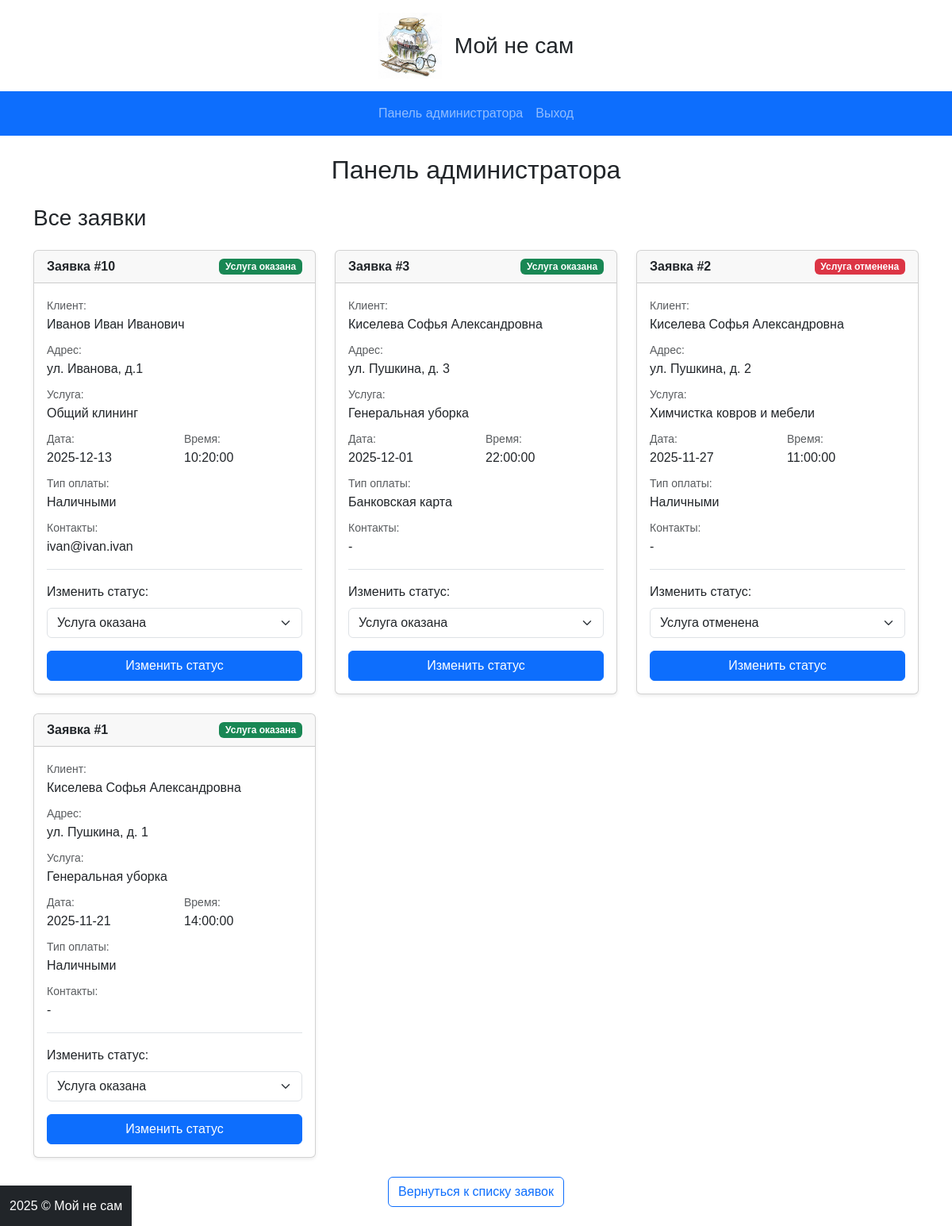
Screenshot of /Moy_Ne_Sam/admin.php (signed in) with the database file from the repository.
### tables this page shows
CREATE TABLE `service` (
  `id_service` int(1) NOT NULL,
  `address` text NOT NULL,
  `user_id` int(1) NOT NULL,
  `service_type_id` int(1) NOT NULL,
  `data` date NOT NULL,
  `time` time NOT NULL,
  `pay_type_id` int(1) NOT NULL,
  `status_id` int(1) NOT NULL,
  `reason_cancel` text DEFAULT NULL
);

CREATE TABLE `status` (
  `id_status` int(1) NOT NULL,
  `name_status` varchar(15) NOT NULL
);

CREATE TABLE `user` (
  `id_user` int(1) NOT NULL,
  `surname` varchar(50) NOT NULL,
  `name` varchar(50) NOT NULL,
  `otchestvo` varchar(50) NOT NULL,
  `phone` bigint(11) NOT NULL,
  `email` varchar(50) NOT NULL,
  `username` varchar(50) NOT NULL,
  `password` varchar(50) NOT NULL,
  `user_type_id` int(1) NOT NULL
);

CREATE TABLE `service_type` (
  `id_service_type` int(1) NOT NULL,
  `name_service` varchar(25) NOT NULL
);

CREATE TABLE `pay_type` (
  `id_pay_type` int(1) NOT NULL,
  `name_pay` varchar(16) NOT NULL
);

### Moy_Ne_Sam/admin.php (the view, shortened to what this page needs)
<?php
require_once "db/db.php";
$services_query = "SELECT s.*, u.surname, u.name, u.otchestvo, st.name_service, p.name_pay, ss.name_status, ss.id_status
                   FROM service s
                   LEFT JOIN user u ON s.user_id = u.id_user
                   LEFT JOIN service_type st ON s.service_type_id = st.id_service_type
                   LEFT JOIN pay_type p ON s.pay_type_id = p.id_pay_type
                   LEFT JOIN status ss ON s.status_id = ss.id_status
                   ORDER BY s.data DESC, s.time DESC";
$services_result = mysqli_query($db, $services_query);
$statuses_query = mysqli_query($db, "SELECT * FROM status");
$statuses = [];
while ($row = mysqli_fetch_assoc($statuses_query)) {
    $statuses[$row['id_status']] = $row;
}
?>
<h2 class="h3 mb-4">Все заявки</h2>
<?php if ($services_result && mysqli_num_rows($services_result) > 0): ?>
    <div class="row row-cols-1 row-cols-md-2 row-cols-lg-3 g-4">
        <?php while ($service = mysqli_fetch_assoc($services_result)): ?>
            <?php
            $status_color = '';
            $status_id = $service['id_status'];
            if ($status_id == 1) {
                $status_color = 'bg-secondary';
            } elseif ($status_id == 2) {
                $status_color = 'bg-success';
            } elseif ($status_id == 3) {
                $status_color = 'bg-danger';
            }
            ?>
            <div class="col">
                <div class="card h-100 shadow-sm">
                    <div class="card-header">
                        <div class="d-flex justify-content-between align-items-center">
                            <strong>Заявка #<?= $service['id_service'] ?></strong>
                            <span class="badge <?= $status_color ?>"><?= htmlspecialchars($service['name_status']) ?></span>
                        </div>
                    </div>
                    <div class="card-body">
                        <div class="mb-2">
                            <small class="text-muted">Клиент:</small>
                            <p class="mb-0"><?= htmlspecialchars($service['surname'] . ' ' . $service['name'] . ' ' . $service['otchestvo']) ?></p>
                        </div>
                        <div class="mb-2">
                            <small class="text-muted">Адрес:</small>
                            <p class="mb-0"><?= htmlspecialchars($service['address']) ?></p>
                        </div>
                        <div class="mb-2">
                            <small class="text-muted">Услуга:</small>
                            <p class="mb-0"><?= htmlspecialchars($service['name_service']) ?></p>
                        </div>
                        <div class="row mb-2">
                            <div class="col-6">
                                <small class="text-muted">Дата:</small>
                                <p class="mb-0"><?= htmlspecialchars($service['data']) ?></p>
                            </div>
                            <div class="col-6">
                                <small class="text-muted">Время:</small>
                                <p class="mb-0"><?= htmlspecialchars($service['time']) ?></p>
                            </div>
                        </div>
                        <div class="mb-2">
                            <small class="text-muted">Тип оплаты:</small>
                            <p class="mb-0"><?= htmlspecialchars($service['name_pay']) ?></p>
                        </div>
                        <div class="mb-3">
                            <small class="text-muted">Контакты:</small>
                            <p class="mb-0"><?= htmlspecialchars($service['reason_cancel'] ?? 'Не указаны') ?></p>
                        </div>
                        <form method="POST" class="border-top pt-3">
                            <div class="mb-3">
                                <label class="form-label">Изменить статус:</label>
                                <select name="status_id" class="form-select" required>
                                    <?php foreach ($statuses as $id => $status): ?>
                                        <option value="<?= $id ?>" <?= $id == $service['status_id'] ? 'selected' : '' ?>>
                                            <?= htmlspecialchars($status['name_status']) ?>
                                        </option>
                                    <?php endforeach; ?>
                                </select>
                            </div>
                            <button type="submit" name="change_status" class="btn btn-primary w-100">
                                Изменить статус
                            </button>
                        </form>
                    </div>
                </div>
            </div>
        <?php endwhile; ?>
    </div>
<?php else: ?>
    <div class="alert alert-info">
        Заявок нет.
    </div>
<?php endif; ?>
<div class="text-center mt-4">
    <a href="zayavka.php" class="btn btn-outline-primary">Вернуться к списку заявок</a>
</div>
<?php
require_once "struktura.php";
?>

### Moy_Ne_Sam/css/style.css (style rules this page uses)
* { font-family: 'Gill Sans', 'Gill Sans MT', Calibri, 'Trebuchet MS', sans-serif; }

### rows the page displays
service: id_service "10", status.name_status "Услуга оказана", user.otchestvo "Иванов Иван Иванович", address "ул. Иванова, д.1", service_type.name_service "Общий клининг", data "2025-12-13", time "10:20:00", pay_type.name_pay "Наличными", reason_cancel "ivan@ivan.ivan", status_id "Услуга оказана"
service: id_service "3", status.name_status "Услуга оказана", user.otchestvo "Киселева Софья Александровна", address "ул. Пушкина, д. 3", service_type.name_service "Генеральная уборка", data "2025-12-01", time "22:00:00", pay_type.name_pay "Банковская карта", reason_cancel "-", status_id "Услуга оказана"
service: id_service "2", status.name_status "Услуга отменена", user.otchestvo "Киселева Софья Александровна", address "ул. Пушкина, д. 2", service_type.name_service "Химчистка ковров и мебели", data "2025-11-27", time "11:00:00", pay_type.name_pay "Наличными", reason_cancel "-", status_id "Услуга отменена"
service: id_service "1", status.name_status "Услуга оказана", user.otchestvo "Киселева Софья Александровна", address "ул. Пушкина, д. 1", service_type.name_service "Генеральная уборка", data "2025-11-21", time "14:00:00", pay_type.name_pay "Наличными", reason_cancel "-", status_id "Услуга оказана"

### other values shown
$link['text'] "Панель администратора"
$link['text'] "Выход"
$pageTitle "Панель администратора"
